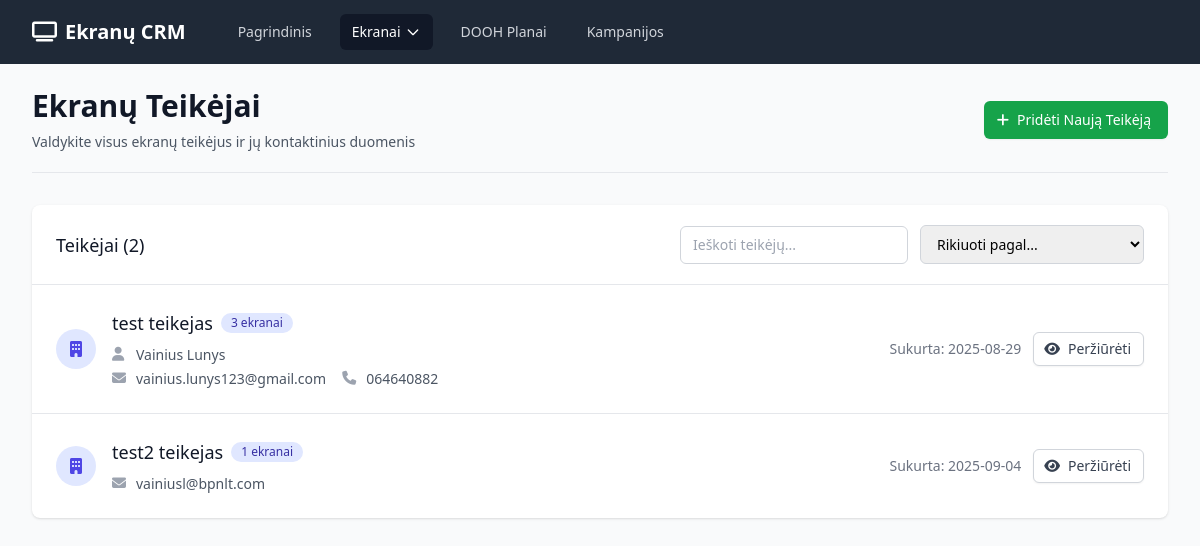
Screenshot of /providers with the database file from the repository.
### app.py (models this page shows)
class ScreenProvider(db.Model):
    id = db.Column(db.Integer, primary_key=True)
    name = db.Column(db.String(100), nullable=False)
    email = db.Column(db.String(100))
    phone = db.Column(db.String(20))
    contact_person = db.Column(db.String(100))
    created_at = db.Column(db.DateTime, default=datetime.utcnow)
    screens = db.relationship('Screen', backref='provider', lazy=True, cascade='all, delete-orphan')

### app.py (the view)
@app.route('/providers')
def providers():
    providers = ScreenProvider.query.all()
    return render_template('providers.html', providers=providers)

### templates/providers.html (shortened to what this page needs)
{% extends "base.html" %}
{% block content %}
<div class="pb-5 border-b border-gray-200 mb-8">
    <div class="flex justify-between items-center">
        <div>
            <h1 class="text-3xl font-bold text-gray-900">Ekranų Teikėjai</h1>
            <p class="mt-2 text-sm text-gray-600">Valdykite visus ekranų teikėjus ir jų kontaktinius duomenis</p>
        </div>
        <a href="{{ url_for('new_provider') }}" class="inline-flex items-center px-4 py-2 border border-transparent text-sm font-medium rounded-md shadow-sm text-white bg-green-600 hover:bg-green-700 focus:outline-none focus:ring-2 focus:ring-offset-2 focus:ring-green-500">
            <i class="fas fa-plus -ml-1 mr-2"></i>
            Pridėti Naują Teikėją
        </a>
    </div>
</div>
{% if providers %}
<div class="bg-white shadow overflow-hidden sm:rounded-lg mb-8">
    <div class="px-4 py-5 sm:px-6">
        <div class="flex justify-between items-center">
            <h3 class="text-lg leading-6 font-medium text-gray-900">Teikėjai ({{ providers|length }})</h3>
            <div class="flex items-center space-x-3">
                <input type="text" id="providerFilter" placeholder="Ieškoti teikėjų..."
                       class="px-3 py-2 border border-gray-300 rounded-md text-sm focus:outline-none focus:ring-indigo-500 focus:border-indigo-500">
                <select id="sortBy" class="px-3 py-2 border border-gray-300 rounded-md text-sm focus:outline-none focus:ring-indigo-500 focus:border-indigo-500">
                    <option value="">Rikiuoti pagal...</option>
                </select>
            </div>
        </div>
    </div>
    <div class="border-t border-gray-200">
        <ul class="divide-y divide-gray-200" id="providersList">
            {% for provider in providers %}
            <li class="provider-item hover:bg-gray-50">
                <div class="px-4 py-6 sm:px-6">
                    <div class="flex items-center justify-between">
                        <div class="flex items-center">
                            <div class="flex-shrink-0">
                                <div class="h-10 w-10 rounded-full bg-indigo-100 flex items-center justify-center">
                                    <i class="fas fa-building text-indigo-600"></i>
                                </div>
                            </div>
                            <div class="ml-4">
                                <div class="flex items-center">
                                    <p class="text-lg font-medium text-gray-900 provider-name">{{ provider.name }}</p>
                                    <span class="ml-2 inline-flex items-center px-2.5 py-0.5 rounded-full text-xs font-medium bg-indigo-100 text-indigo-800">
                                        {{ provider.screens|length }} ekranai
                                    </span>
                                </div>
                                <div class="mt-2 space-y-1">
                                    {% if provider.contact_person %}
                                    <div class="flex items-center text-sm text-gray-600">
                                        <i class="fas fa-user w-4 h-4 mr-2 text-gray-400"></i>
                                        <span>{{ provider.contact_person }}</span>
                                    </div>
                                    {% endif %}
                                    <div class="flex items-center space-x-4">
                                        {% if provider.email %}
                                        <div class="flex items-center text-sm text-gray-600">
                                            <i class="fas fa-envelope w-4 h-4 mr-2 text-gray-400"></i>
                                            <a href="mailto:{{ provider.email }}" class="hover:text-indigo-600">{{ provider.email }}</a>
                                        </div>
                                        {% endif %}
                                        {% if provider.phone %}
                                        <div class="flex items-center text-sm text-gray-600">
                                            <i class="fas fa-phone w-4 h-4 mr-2 text-gray-400"></i>
                                            <a href="tel:{{ provider.phone }}" class="hover:text-indigo-600">{{ provider.phone }}</a>
                                        </div>
                                        {% endif %}
                                    </div>
                                </div>
                            </div>
                        </div>
                        <div class="flex items-center space-x-3">
                            <span class="text-sm text-gray-500">
                                Sukurta: {{ provider.created_at.strftime('%Y-%m-%d') }}
                            </span>
                            <a href="{{ url_for('provider_detail', id=provider.id) }}"
                               class="inline-flex items-center px-3 py-2 border border-gray-300 shadow-sm text-sm leading-4 font-medium rounded-md text-gray-700 bg-white hover:bg-gray-50 focus:outline-none focus:ring-2 focus:ring-offset-2 focus:ring-indigo-500">
                                <i class="fas fa-eye -ml-0.5 mr-2"></i>
                                Peržiūrėti
                            </a>
                        </div>
                    </div>
                </div>
            </li>
            {% endfor %}
        </ul>
    </div>
</div>
{% endif %}
{% endblock %}

### rows the page displays
ScreenProvider: name "test teikejas", screens|length "3", contact_person "Vainius Lunys", email "vainius.lunys123@gmail.com", phone "064640882", created_at "2025-08-29"
ScreenProvider: name "test2 teikejas", screens|length "1", email "vainiusl@bpnlt.com", created_at "2025-09-04"

### other values shown
{{ providers|length }} "2"
